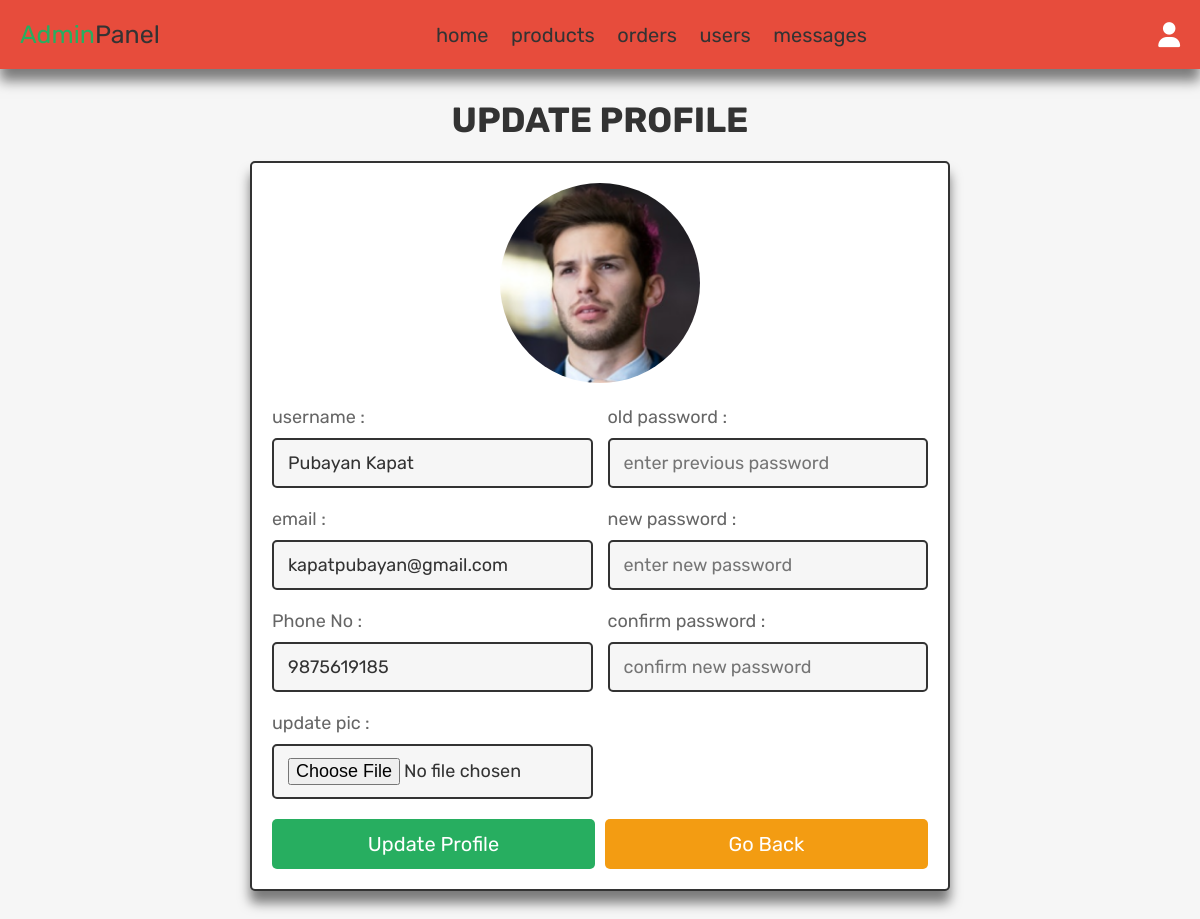
The app's page /admin_update_profile.php (signed in) with its own data.
### tables this page shows
CREATE TABLE `users` (
  `id` int(100) NOT NULL,
  `name` varchar(100) NOT NULL,
  `email` varchar(100) NOT NULL,
  `password` varchar(100) NOT NULL,
  `user_type` varchar(20) NOT NULL DEFAULT 'user',
  `image` varchar(100) NOT NULL,
  `ph_no` varchar(12) NOT NULL
);

### admin_update_profile.php (the view, shortened to what this page needs)
<?php
@include 'config.php';
?>
<!DOCTYPE html>
<html lang="en">
<head>
   <link rel="stylesheet" href="https://cdnjs.cloudflare.com/ajax/libs/font-awesome/6.1.1/css/all.min.css">
   <link rel="stylesheet" href="css/components.css">
</head>
<body>
<?php include 'admin_header.php'; ?>
<section class="update-profile">
   <h1 class="title">update profile</h1>
   <form action="" method="POST" enctype="multipart/form-data">
      <img src="uploaded_img/<?= $fetch_profile['image']; ?>" alt="">
      <div class="flex">
         <div class="inputBox">
            <span>username :</span>
            <input type="text" name="name" value="<?= $fetch_profile['name']; ?>" placeholder="update username" required class="box">
            <span>email :</span>
            <input type="email" name="email" value="<?= $fetch_profile['email']; ?>" placeholder="update email" required class="box">
            <span>Phone No :</span>
            <input type="number" name="ph" value="<?= $fetch_profile['ph_no']; ?>" placeholder="update phone no" required class="box">
            <span>update pic :</span>
            <input type="file" name="image" accept="image/jpg, image/jpeg, image/png" class="box">
         </div>
         <div class="inputBox">
            <span>old password :</span>
            <input type="password" name="update_pass" placeholder="enter previous password" class="box">
            <span>new password :</span>
            <input type="password" name="new_pass" placeholder="enter new password" class="box">
            <span>confirm password :</span>
            <input type="password" name="confirm_pass" placeholder="confirm new password" class="box">
         </div>
      </div>
      <div class="flex-btn">
         <input type="submit" class="btn" value="update profile" name="update_profile">
         <a href="admin_page.php" class="option-btn">go back</a>
      </div>
   </form>
</section>
</body>
</html>

### css/components.css (style rules this page uses)
:root { --green:#27ae60; --orange:#f39c12; --red:#e74c3c; --black:#333; --light-color:#666; --white:#fff; --light-bg:#f6f6f6; --border:.2rem solid var(--black); --box-shadow:0 1.2rem 1.2rem rgba(0,0,0,.5); }
* { font-family: 'Rubik', sans-serif; margin:0; padding:0; box-sizing: border-box; outline: none; border:none; text-decoration: none; color:var(--black); }
body { background-color: var(--light-bg); }
html { font-size: 62.5%; overflow-x: hidden; scroll-behavior: smooth; scroll-padding-top: 6.5rem; }
section { padding:3rem 2rem; max-width: 1200px; margin:0 auto; }
.btn, .delete-btn, .option-btn { display: block; width: 100%; margin-top: 1rem; border-radius: .5rem; color:var(--white); font-size: 2rem; padding:1.3rem 3rem; text-transform: capitalize; cursor: pointer; text-align: center; }
.btn { background-color: var(--green); }
.option-btn { background-color: var(--orange); }
.flex-btn { display: flex; flex-wrap: wrap; gap:1rem; }
.flex-btn > * { flex:1; }
.title { text-align: center; margin-bottom: 2rem; text-transform: uppercase; color:var(--black); font-size: 3.5rem; }
.update-profile form { max-width: 70rem; margin: 0 auto; background-color: var(--white); box-shadow: var(--box-shadow); border:var(--border); border-radius: .5rem; padding:2rem; text-align: center; }
.update-profile form .flex { display: flex; gap:1.5rem; justify-content: space-between; }
.update-profile form img { height: 20rem; width: 20rem; margin-bottom: 1rem; border-radius: 50%; object-fit: cover; }
.update-profile form .inputBox { text-align: left; width: 49%; }
.update-profile form .inputBox span { display: block; padding-top: 1rem; font-size: 1.8rem; color:var(--light-color); }
.update-profile form .inputBox .box { width: 100%; padding:1.2rem 1.4rem; font-size: 1.8rem; color:var(--black); border:var(--border); border-radius: .5rem; margin:1rem 0; background-color: var(--light-bg); }

### records on screen
users: image (picture), name "Pubayan Kapat", email "kapatpubayan@gmail.com", ph "9875619185"
